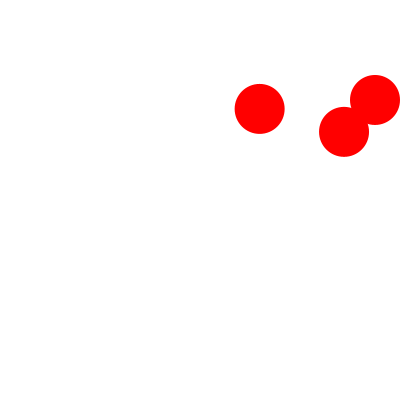
Frame 1 (no input)
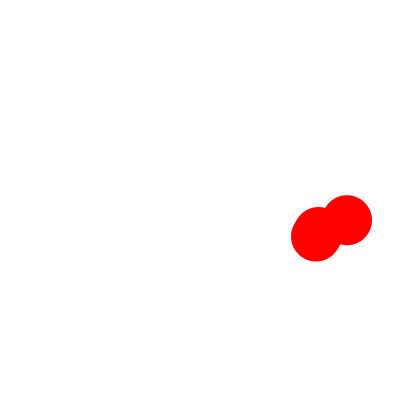
Frame 60 (the mouse pressed at the canvas centre just before this capture)
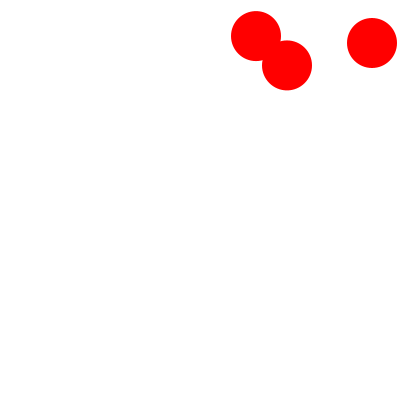
Frame 120 (the mouse held since frame 60 and released just before this capture)

The Processing sketch that drew these frames (run headless with seeded random() and noise(); from frame 60 on, the mouse is pressed at the canvas centre):

// Processing sketch: amimation_random_ball_bounce
// ── amimation_random_ball_bounce.pde
// Sketch: 6-2: Creating and displaying three ball objects
ball b1, b2, b3;
void setup() {
size(400, 400);
smooth();
// create the balls
b1 = new ball();
b2 = new ball();
b3 = new ball();
} // setup()
void draw() {
background(255);
// display the balls
b1.move();
b1.display();
b2.move();
b2.display();
b3.move();
b3.display();
} // draw()
// Sketch: 6-2: File ball.pde
class ball { // Define the ball class
// Attributes
float x, y; // the x and y location
color ballColor; // its color
float radius; // its radius in pixels
float speed = 5.0; // The speed at which the ball is moving
float gravity = 0.1; // the rate of increase of speed
float dx = 1; // amount of lateral movement
float dampen = -0.9; // amount of dampening after each bounce
// Constructors
// Default Constructor
ball() {
this(random(width), random(height), 25.0, color(255, 0, 0));
} // Ball()
ball(float x, float y, float r, color c) {
// set up ball with position (x, y)
this.x = x;
this.y = y;
// size, r pixels
radius = r;
// color, c
ballColor = c;
} // ball()
ball(float r, color c) {
this(random(width), random(height), r, c);
} // ball()
// Behaviors
void display() {
// display the ball
// set color attributes
noStroke();
fill(ballColor);
// draw the ball
ellipse(x, y, 2*radius, 2*radius);
} // display()
void move() {
x = x + dx;
y = y + speed;
speed = speed + gravity;
// check to see if it bounces
bounce();
} //move()
void bounce() {
if (x > (width-radius)) { // bounce against the right edge
x = width-radius;
dx = -dx;
}
if (x < radius) { // bounce against the left edge
x = radius;
dx = -dx;
}
if (y > (height-radius)) { // bounce against the bottom edge
y = height-radius;
speed = speed * dampen ;
}
} // bounce()
} // class ball
